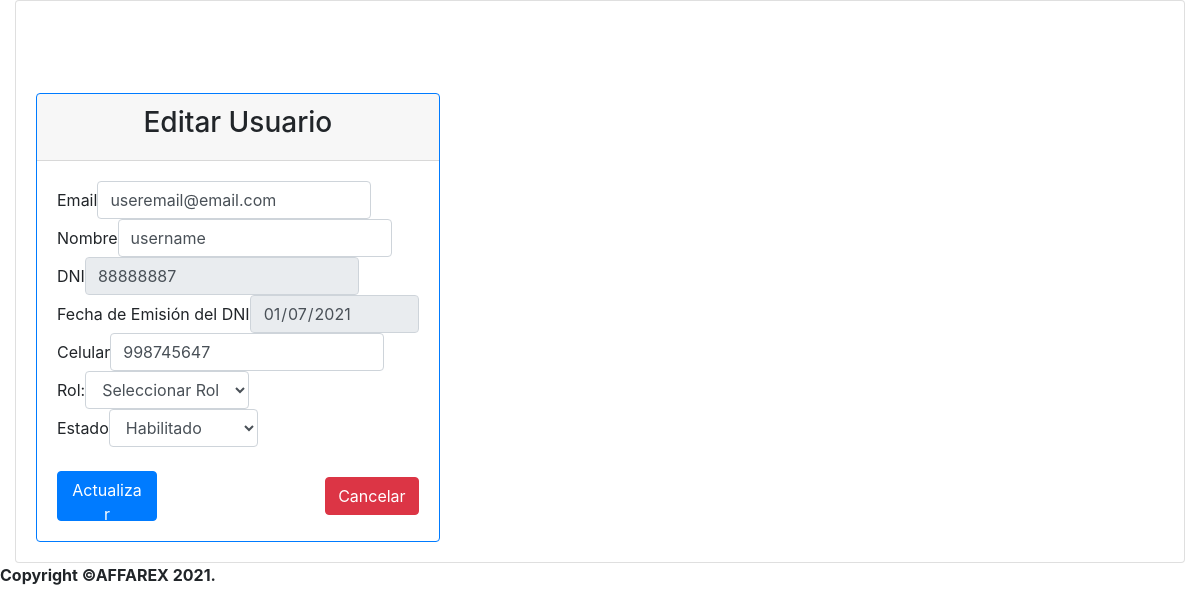
The app's page /moduloGestionSistema/getEditarUsuario.php?idusuario=1 (signed in) with its own data.
### tables this page shows
CREATE TABLE `usuarios` (
  `idusuario` int(11) NOT NULL,
  `email` varchar(100) NOT NULL,
  `contrasenia` varchar(100) NOT NULL,
  `nombre` varchar(100) NOT NULL,
  `DNI` varchar(8) NOT NULL,
  `fecha_emision_dni` date NOT NULL,
  `celular` varchar(20) NOT NULL,
  `idrol` int(11) NOT NULL,
  `estado` varchar(30) NOT NULL
);

### Models/Conexion.php (called while the page is built)
<?php
	class Conexion {
		public static function Conectar() {
			try {
				$conexion = new PDO('mysql:host=localhost; dbname=affarex2', 'root', '123456789');
				$conexion->setAttribute(PDO::ATTR_ERRMODE, PDO::ERRMODE_EXCEPTION);
				$conexion->exec("SET CHARACTER SET UTF8");
			} catch (Exception $error) {
				die("Error: " . $error->getMessage());
				echo "Error en la línea " . $error->getLine();
			}
			return $conexion;
		}
	}
?>

### moduloGestionSistema/CC_UsuarioController.php (called while the page is built, shortened)
<?php
    class CC_UsuarioController {
        public function GetUsuarioById($idusuario)
        {
            require_once ("../Models/CE_Usuario.php");
            $usuarios = new CE_Usuario;
            return $usuarios->ObtenerDatosUsuario($idusuario);
        }
    }
?>

### Models/CE_Usuario.php (called while the page is built, shortened)
<?php
    require_once ("Conexion.php");
    class CE_Usuario extends Conexion {
		private $email;
		private $nombre;
        private $dni;
        private $fecha_emision_dni;
        private $celular;
        private $estado;
		public function setEmail ($email)
		{
			$this->email = $email;
		}
		public function getEmail ()
		{
			return $this->email;
		}
		public function setNombre ($nombre)
		{
			$this->nombre = $nombre;
		}
		public function getNombre ()
		{
			return $this->nombre;
		}
		public function setDni ($dni)
		{
			$this->dni = $dni;
		}
		public function getDni ()
		{
			return $this->dni;
        }
        public function setFecha_emision_dni ($fecha_emision_dni)
		{
			$this->fecha_emision_dni = $fecha_emision_dni;
		}
		public function getFecha_emision_dni ()
		{
			return $this->fecha_emision_dni;
		}
        public function setCelular ($celular)
		{
			$this->celular = $celular;
		}
		public function getCelular ()
		{
			return $this->celular;
		}
		public function setEstado ($estado)
		{
			$this->estado = $estado;
		}
		public function getEstado ()
		{
			return $this->estado;
		}
        public function ObtenerDatosUsuario ($idusuario)
        {
            $consulta = $this->Conectar()->prepare("SELECT * FROM usuarios WHERE idusuario = '$idusuario'");
            $consulta->execute();
			$datos = $consulta->fetch(PDO::FETCH_OBJ);
            $dusuarios = new CE_Usuario;
            if ($datos)
            {
                $dusuarios->setIdusuario($datos->idusuario);
                $dusuarios->setEmail($datos->email);
                $dusuarios->setPassword($datos->contrasenia);
                $dusuarios->setNombre($datos->nombre);
                $dusuarios->setDni($datos->DNI);
                $dusuarios->setFecha_emision_dni($datos->fecha_emision_dni);
                $dusuarios->setCelular($datos->celular);
                $dusuarios->setIdrol($datos->idrol);
                $dusuarios->setEstado($datos->estado);
            }
            return $dusuarios;
        }
    }
?>

### moduloGestionSistema/CI_EditarUsuario.php (the view, shortened to what this page needs)
<?php
    class CI_EditarUsuario {
        public function EditarUsuarioShow($idusuario)
        {
            require_once ("../Shared/head.php");
            require_once ("CC_UsuarioController.php");
            $usuario = new CC_UsuarioController;
            $usuarios = $usuario->GetUsuarioById($idusuario);
?>
                    <div class="card">
                    <br><br><br>
					<div class="card-body"  style="text-align: center;">
							<form class="form-inline" action="getEditarUsuario.php" method="POST">
                            <div class="row">
                                    <div class="col-md-12">
                                        <div class="card border-primary">
                                            <div class="card-header" style="text-align: center;">
                                                <h3>Editar Usuario</h3>
                                            </div>
                                            <div class="card-body">
                                                <div class="form-group">
                                                    <label >Email</label>
                                                    <input name="txtEmail" id="txtEmail" class="form-control" type="text" placeholder="Ingrese un correo electrónico" value="<?php echo $usuarios->getEmail(); ?>">
                                                </div>
                                                <div class="form-group">
                                                    <label>Nombre</label>
                                                    <input name="txtNombre" id="txtNombre" class="form-control" type="text" placeholder="Ingrese el nombre del usuario" value="<?php echo $usuarios->getNombre(); ?>">
                                                </div>
                                                <div class="form-group">
                                                    <label>DNI</label>
                                                    <input name="txtDNI" id="txtDNI" class="form-control" type="text" placeholder="Ingrese el DNI" value="<?php echo $usuarios->getDni(); ?>" disabled>
                                                </div>
                                                <div class="form-group">
                                                    <label>Fecha de Emisión del DNI</label>
                                                        <input name="txtFechaDNI" id="txtFechaDNI" class="form-control" type="date" placeholder="Ingrese la fecha" value="<?php echo $usuarios->getFecha_emision_dni(); ?>" disabled>
                                                </div>
                                                <div class="form-group">
                                                    <label>Celular</label>
                                                    <input name="txtCelular" id="txtCelular" class="form-control" type="text" placeholder="Ingrese el celular" value="<?php echo $usuarios->getCelular(); ?>">
                                                </div>
                                                <div class="form-group">
                                                    <label>Rol:</label>
                                                    <select class="form-control" name="selectRol" id="selectRol">
                                                        <option>Seleccionar Rol</option>
                                                    </select>
                                                </div>
                                                <?php
                                                    if ($usuarios->getEstado() == "Habilitado")
                                                    {
                                                ?>
                                                        <div class="form-group">
                                                            <label>Estado</label>
                                                            <select class="form-control" name="selectEstado" id="selectEstado">
                                                                <option selected value="Habilitado">Habilitado</option>
                                                            </select>
                                                        </div>
                                                <?php
                                                    }
                                                 ?>
                                                <br>
                                                    <div class="form-group d-flex justify-content-between" style=" text-align: center;">
                                                        <button type="submit" class="btn btn-primary" style=" width:100px; height:50px;"name="btnEnviarEdit" id="btnEnviarEdit">Actualizar</button>
                                                        <a class="btn btn-danger text-white" href="../moduloGestionSistema/getListaUsuarios.php" role="button">Cancelar</a>
                                                    </div>
                                        </div>
                                    </div>
                                </div>
                         </div>
                       </form>
                    </div>
<?php
            require_once ("../Shared/footer.php");
        }
    }
?>

### records on screen
usuarios: txtEmail "useremail@email.com", txtNombre "username", txtDNI "88888887", txtFechaDNI "01/07/2021", txtCelular "998745647"
